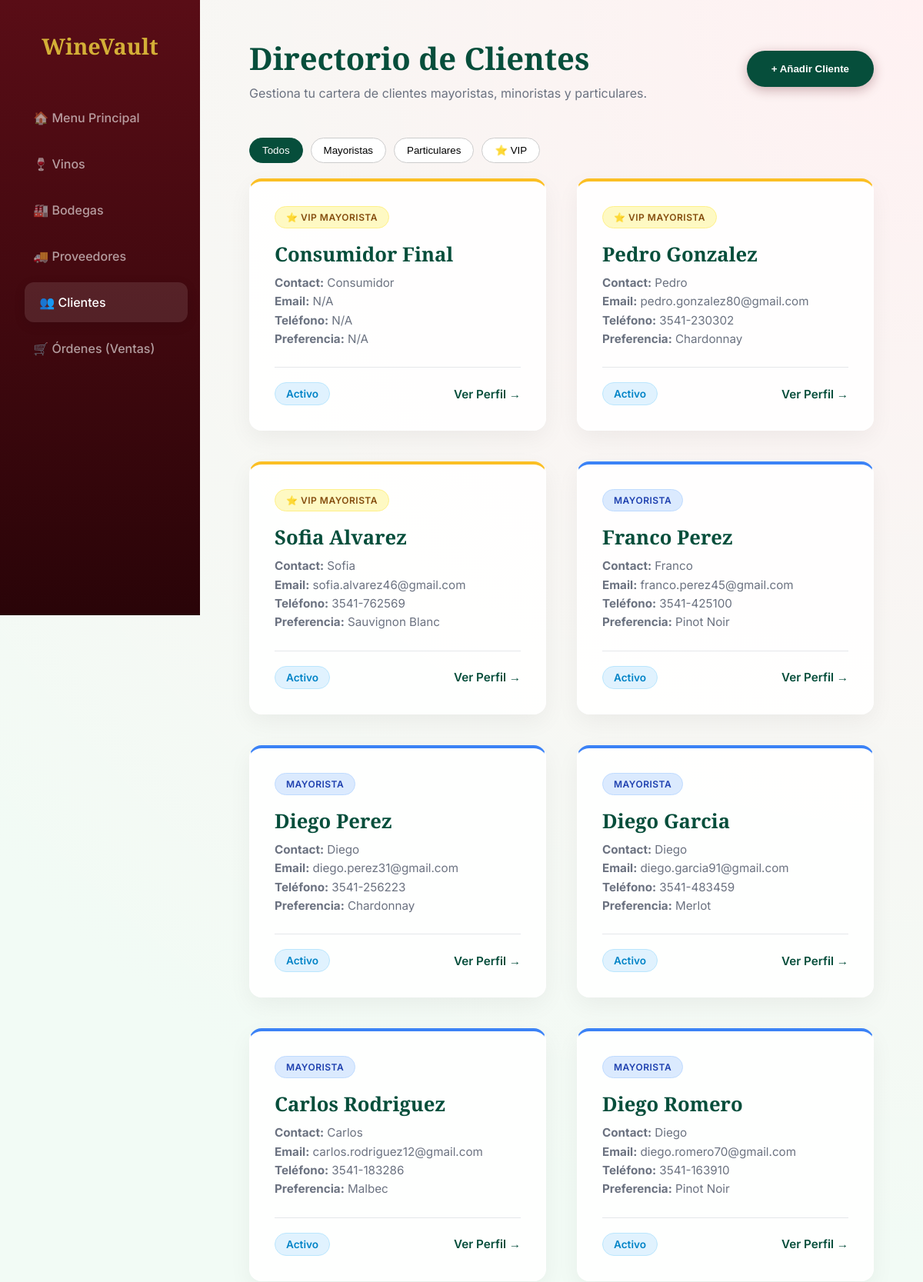
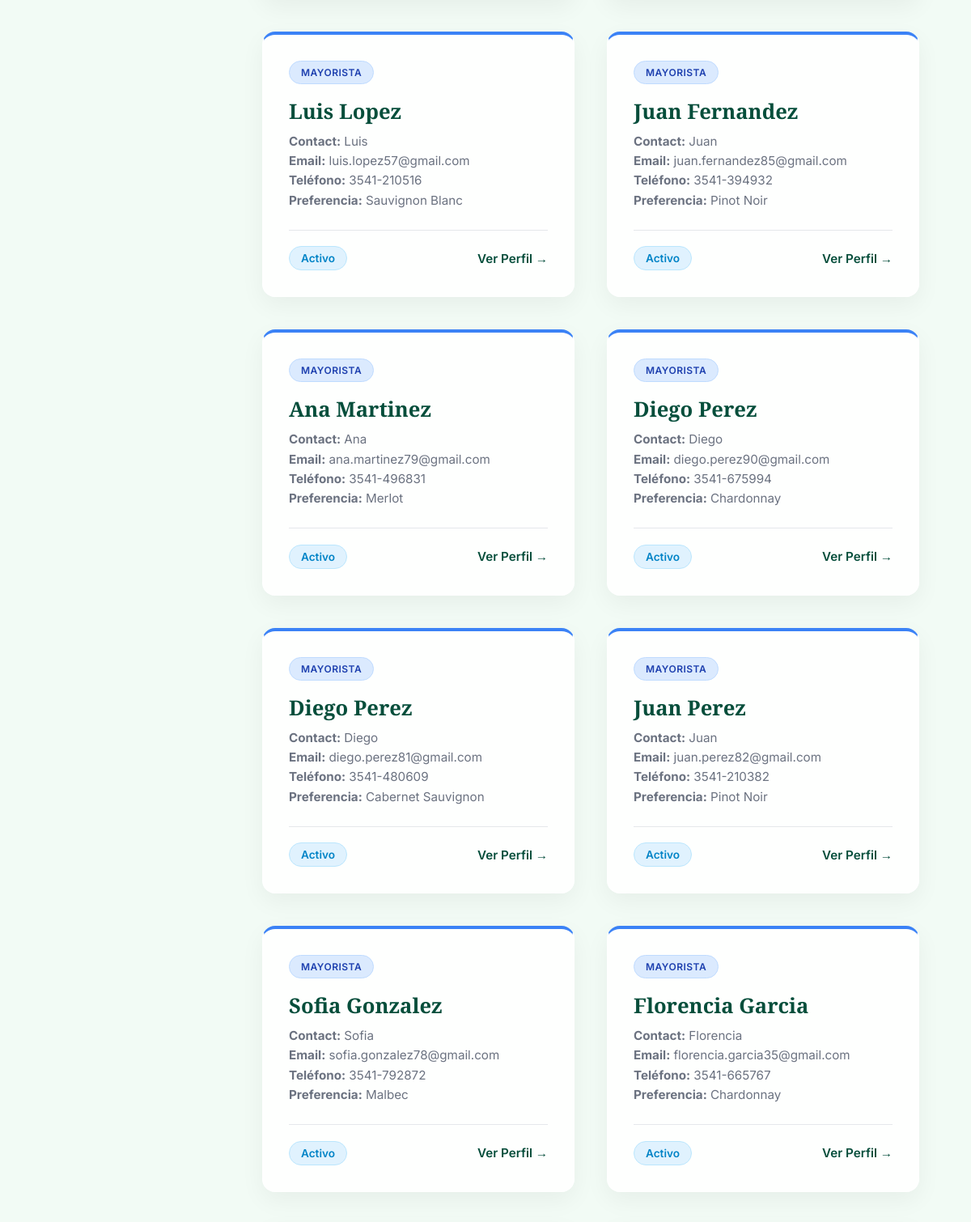
Screenshot of /clientes (upper part) with the database file from the repository (2 pictures, top to bottom).
### tables this page shows
CREATE TABLE Clientes (id_cliente INTEGER PRIMARY KEY AUTOINCREMENT,
								nombre TEXT,
								apellido TEXT,
								dni TEXT,
								fecha_nac DATE,
								email TEXT,
								preferencia TEXT,
								telefono TEXT,
								direccion TEXT);

### PaginaWeb/app.py (the view)
@app.route('/clientes')
def clientes():
    conn = get_db_connection()
    if not conn:
        return "Error de conexión a base de datos", 500
    cursor = conn.cursor()
    cursor.execute("SELECT * FROM Clientes LIMIT 20")
    clientes = cursor.fetchall()
    conn.close()
    return render_template('clientes.html', clientes=clientes)

### PaginaWeb/app.py (called while the page is built)
def get_db_connection():
    try:
        conn = sqlite3.connect('bodega.db')
        conn.row_factory = sqlite3.Row
        return conn
    except sqlite3.Error as e:
        print(f"Error conexión: {e}")
        return None

### PaginaWeb/templates/clientes.html (shortened to what this page needs)
{% extends "base.html" %}
{% block page_class %}page-clientes{% endblock %}
{% block content %}
<header>
    <div>
        <h2>Directorio de Clientes</h2>
        <p class="subtitle">Gestiona tu cartera de clientes mayoristas, minoristas y particulares.</p>
    </div>
    <button class="btn-add">+ Añadir Cliente</button>
</header>
<div style="margin-bottom: 20px; display: flex; gap: 10px;">
    <button style="padding: 8px 16px; border-radius: 20px; border: 1px solid var(--primary); background: var(--primary); color: white; cursor: pointer;">Todos</button>
    <button style="padding: 8px 16px; border-radius: 20px; border: 1px solid #ccc; background: white; cursor: pointer;">Mayoristas</button>
    <button style="padding: 8px 16px; border-radius: 20px; border: 1px solid #ccc; background: white; cursor: pointer;">Particulares</button>
    <button style="padding: 8px 16px; border-radius: 20px; border: 1px solid #ccc; background: white; cursor: pointer;">⭐ VIP</button>
</div>
<div class="wine-grid">
    {% for cliente in clientes %}
    {% set es_vip = loop.index <= 3 %}
    <div class="wine-card" style="border-top: 4px solid {% if es_vip %}var(--accent){% else %}#3b82f6{% endif %};">
        <div class="wine-body">
            <span class="badge" style="background: {% if es_vip %}#fef9c3{% else %}#dbeafe{% endif %}; color: {% if es_vip %}#854d0e{% else %}#1e40af{% endif %}; border: 1px solid {% if es_vip %}#fef08a{% else %}#bfdbfe{% endif %};">
                {% if es_vip %}⭐ VIP Mayorista{% else %}Mayorista{% endif %}
            </span>
            <h3>{{ cliente[1] }} {{ cliente[2] }}</h3>
            <div class="wine-details">
                <strong>Contact:</strong> {{ cliente[1] }}<br>
                <strong>Email:</strong> {{ cliente[5] }}<br>
                <strong>Teléfono:</strong> {{ cliente[7] }}<br>
                <strong>Preferencia:</strong> {{ cliente[6] }}
            </div>
            <div class="wine-footer">
                <span class="stock-pill" style="background: #e0f2fe; color: #0284c7; border-color: #bae6fd;">Activo</span>
                <a href="#" class="btn-view">Ver Perfil →</a>
            </div>
        </div>
    </div>
    {% endfor %}
</div>
{% endblock %}

### PaginaWeb/static/styles.css (style rules this page uses)
:root { --primary: #590d16; --primary-light: #8a1724; --accent: #d4af37; --bg: #f3f4f8; --surface: rgba(255, 255, 255, 0.9); --text-main: #111827; --text-muted: #6b7280; --radius: 16px; --shadow: 0 10px 30px rgba(0, 0, 0, 0.05); }
.page-clientes { --primary: #064e3b; --primary-light: #059669; --accent: #fbbf24; --bg: #f2fbf5; }
* { box-sizing: border-box; margin: 0; padding: 0; }
body { font-family: 'Inter', sans-serif; background-color: var(--bg); background-image: radial-gradient(circle at top right, #fff1f2, transparent 40%); color: var(--text-main); display: flex; min-height: 100vh; overflow-x: hidden; }
header { display: flex; justify-content: space-between; align-items: center; margin-bottom: 3rem; animation: fadeUp 0.6s ease-out; }
header h2 { font-family: 'Playfair Display', serif; font-size: 2.5rem; color: var(--primary); }
.subtitle { color: var(--text-muted); margin-top: 8px; }
.btn-add { background: var(--primary); color: white; border: none; padding: 1rem 2rem; border-radius: 50px; font-weight: 600; cursor: pointer; transition: all 0.3s cubic-bezier(0.4, 0, 0.2, 1); box-shadow: 0 4px 15px rgba(89, 13, 22, 0.3); }
.wine-grid { display: grid; grid-template-columns: repeat(auto-fill, minmax(320px, 1fr)); gap: 2.5rem; }
.wine-card { background: var(--surface); border-radius: var(--radius); overflow: hidden; box-shadow: var(--shadow); border: 1px solid rgba(255,255,255,0.8); transition: all 0.4s cubic-bezier(0.4, 0, 0.2, 1); animation: fadeUp 0.6s ease-out both; }
.wine-body { padding: 2rem; }
.badge { padding: 6px 14px; border-radius: 30px; font-size: 0.75rem; font-weight: 600; text-transform: uppercase; letter-spacing: 0.5px; display: inline-block; margin-bottom: 1rem; }
.wine-body h3 { margin: 0 0 0.5rem; font-family: 'Playfair Display', serif; font-size: 1.6rem; color: var(--primary); }
.wine-details { font-size: 0.95rem; color: var(--text-muted); margin-bottom: 1.5rem; line-height: 1.6; }
.wine-footer { display: flex; justify-content: space-between; align-items: center; border-top: 1px solid #e5e7eb; padding-top: 1.2rem; }
.stock-pill { background: #f0fdf4; color: #166534; padding: 6px 14px; border-radius: 20px; font-size: 0.85rem; font-weight: 600; border: 1px solid #bbf7d0; }
.btn-view { color: var(--primary); text-decoration: none; font-weight: 600; font-size: 0.95rem; transition: color 0.3s; }

### rows the page displays
Clientes: shows "⭐ VIP MAYORISTA", nombre "Consumidor", apellido "Final", email "N/A", telefono "N/A", preferencia "N/A"
Clientes: shows "⭐ VIP MAYORISTA", nombre "Pedro", apellido "Gonzalez", email "pedro.gonzalez80@gmail.com", telefono "3541-230302", preferencia "Chardonnay"
Clientes: shows "⭐ VIP MAYORISTA", nombre "Sofia", apellido "Alvarez", email "sofia.alvarez46@gmail.com", telefono "3541-762569", preferencia "Sauvignon Blanc"
Clientes: shows "MAYORISTA", nombre "Franco", apellido "Perez", email "franco.perez45@gmail.com", telefono "3541-425100", preferencia "Pinot Noir"
Clientes: shows "MAYORISTA", nombre "Diego", apellido "Perez", email "diego.perez31@gmail.com", telefono "3541-256223", preferencia "Chardonnay"
Clientes: shows "MAYORISTA", nombre "Diego", apellido "Garcia", email "diego.garcia91@gmail.com", telefono "3541-483459", preferencia "Merlot"
Clientes: shows "MAYORISTA", nombre "Carlos", apellido "Rodriguez", email "carlos.rodriguez12@gmail.com", telefono "3541-183286", preferencia "Malbec"
Clientes: shows "MAYORISTA", nombre "Diego", apellido "Romero", email "diego.romero70@gmail.com", telefono "3541-163910", preferencia "Pinot Noir"
Clientes: shows "MAYORISTA", nombre "Luis", apellido "Lopez", email "luis.lopez57@gmail.com", telefono "3541-210516", preferencia "Sauvignon Blanc"
Clientes: shows "MAYORISTA", nombre "Juan", apellido "Fernandez", email "juan.fernandez85@gmail.com", telefono "3541-394932", preferencia "Pinot Noir"
Clientes: shows "MAYORISTA", nombre "Ana", apellido "Martinez", email "ana.martinez79@gmail.com", telefono "3541-496831", preferencia "Merlot"
Clientes: shows "MAYORISTA", nombre "Diego", apellido "Perez", email "diego.perez90@gmail.com", telefono "3541-675994", preferencia "Chardonnay"
Clientes: shows "MAYORISTA", nombre "Diego", apellido "Perez", email "diego.perez81@gmail.com", telefono "3541-480609", preferencia "Cabernet Sauvignon"
Clientes: shows "MAYORISTA", nombre "Juan", apellido "Perez", email "juan.perez82@gmail.com", telefono "3541-210382", preferencia "Pinot Noir"
Clientes: shows "MAYORISTA", nombre "Sofia", apellido "Gonzalez", email "sofia.gonzalez78@gmail.com", telefono "3541-792872", preferencia "Malbec"
Clientes: shows "MAYORISTA", nombre "Florencia", apellido "Garcia", email "florencia.garcia35@gmail.com", telefono "3541-665767", preferencia "Chardonnay"
